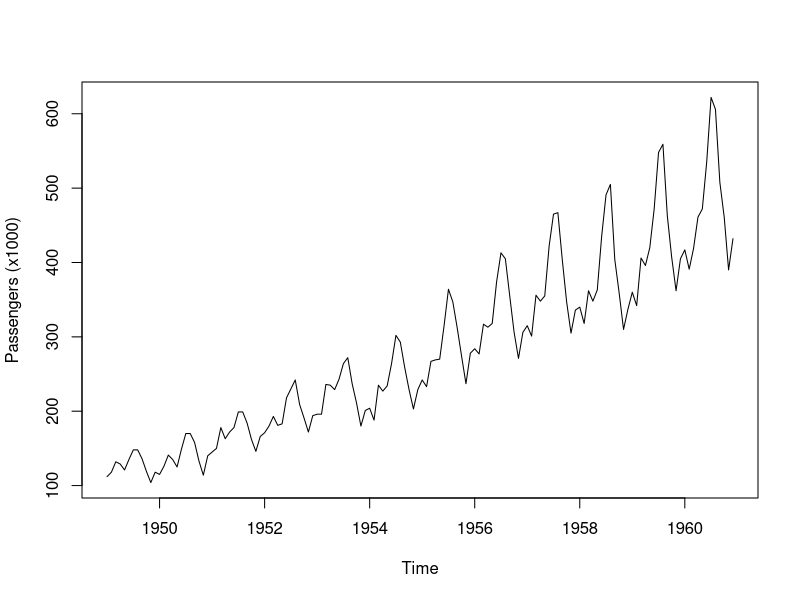
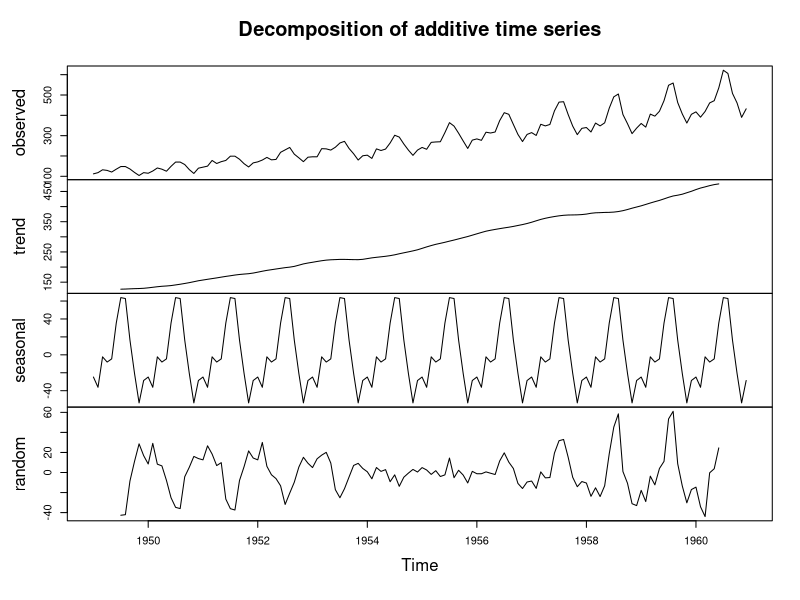

Write the R code that produced these figures, in order.
#Comenzaremos con un ejemplo típico que viene en la libreria `forecast`, el cual contiene datos de 
# los pasajeros internacionales de una aerolínea (Pan Am), entre los años de 1946 - 1960. Los datos 
# se utilizaron para predecir la demanda futura y la posible adquisición de aeronaves.

#Iniciamos cargando la libreria y cargando los datos


library(forecast)
data(AirPassengers)
AP <- AirPassengers
AP

#Verificamos que los datos sean una serie de tiempo

class(AP)

#Ahora podemos conocer el inicio, fin y la frecuencia de los datos en la serie de tiempo y los estadísticos básicos

start(AP); end(AP); frequency(AP)
summary(AP)

#Graficando la serie de tiempo

plot(AP, ylab= "Passengers (x1000)")


# Realizamos la gráfica de la descomposición 

plot(decompose(AirPassengers)) # time series decomposition

